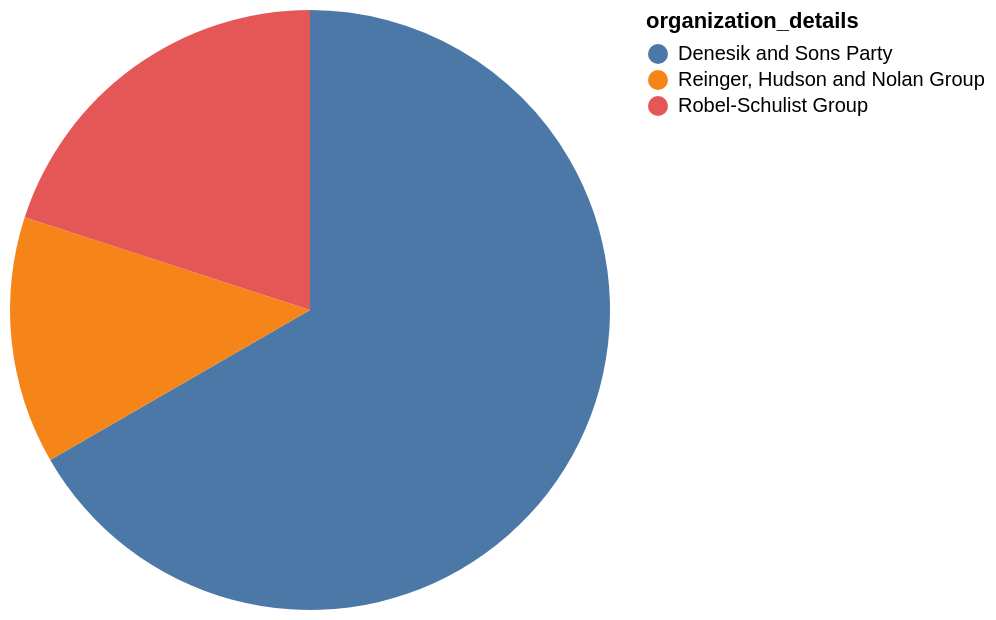

Vega-Lite specification stored for this chart:
### Vega-Lite specification from a JSON file in a GitHub repository (floating-point values rounded to 4 significant figures)
{"data": {"values": [{"x_data": "Denesik and Sons Party", "y_data": 10}, {"x_data": "Reinger, Hudson and Nolan Group", "y_data": 2}, {"x_data": "Robel-Schulist Group", "y_data": 3}]}, "mark": "arc", "encoding": {"theta": {"field": "y_data", "type": "quantitative", "title": "COUNT(organization_details)"}, "color": {"field": "x_data", "type": "nominal", "title": "organization_details"}}}
